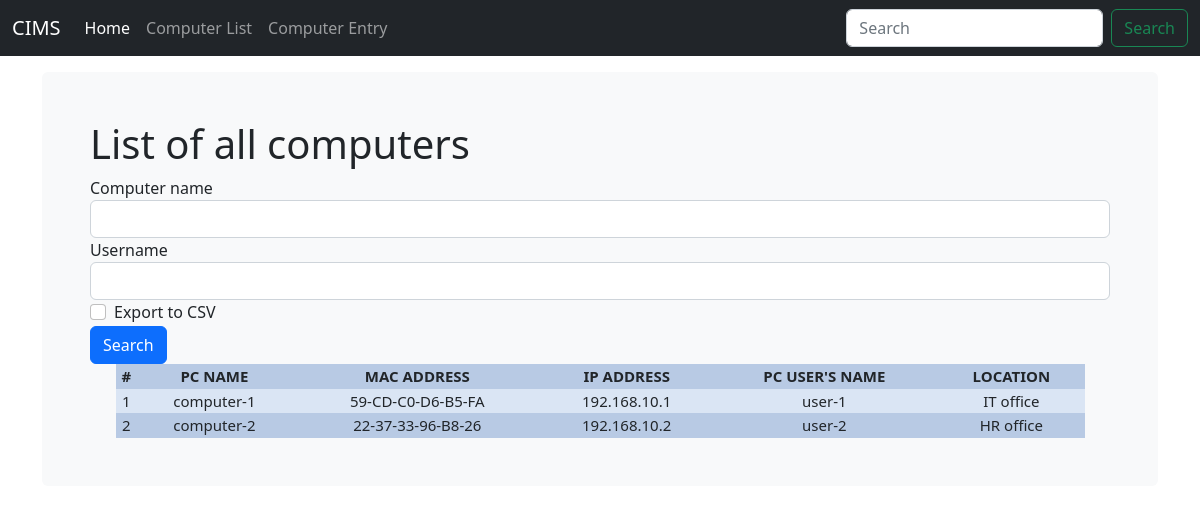
Before: /computer_list with the older database file.
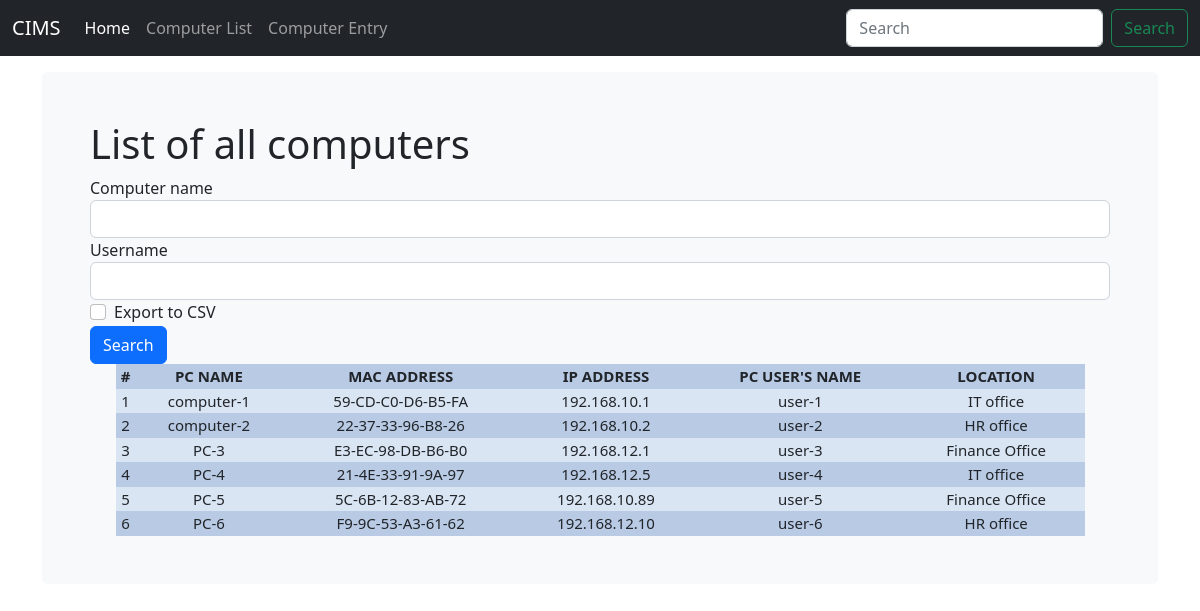
After: the same page with the newer database file.
### djangoapp/models.py (models this page shows, shortened)
class Computer(models.Model):
    computer_name = models.CharField(max_length = 50,blank=True)
    ip_address = models.CharField(max_length = 50,blank=True)
    MAC_address = models.CharField(max_length = 50,blank=True)
    username = models.CharField(max_length = 50, blank=True)
    location = models.CharField(max_length = 50,blank=True)
    purchase_date = models.DateField("Purchase date (mm/dd/yyyy)",auto_now_add = False , auto_now = False, blank = True, null=True)
    timestamp = models.DateField(auto_now_add = True , auto_now = False, blank = True)
    export_to_CSV = models.BooleanField(default=False)

### djangoapp/views.py (the view, shortened to what this page needs)
# urls.py: path('computer_list', views.computer_list, name='computer_list'),
def computer_list(request):
    title = 'List of all computers'
    queryset = Computer.objects.all()
    form = ComputerSearchForm(request.POST or None)
    context = {
        "title": title,
        "queryset": queryset,
        "form": form,
    }
    if request.method == 'POST':
        queryset = Computer.objects.all().order_by('timestamp').filter(computer_name__icontains=form['computer_name'].value() , username__icontains=form['username'].value())
    context = {
        "title": title,
        "queryset": queryset,
        "form": form,
    }
    return render(request , "computer_list.html", context)

### djangoapp/forms.py
class ComputerSearchForm(forms.ModelForm):
  class Meta:
    model = Computer
    fields = ['computer_name','username', 'export_to_CSV']

### djangoapp/templates/computer_list.html (shortened to what this page needs)
{% extends "base.html" %}
{% load crispy_forms_tags %}
        {% block content %}
    <form method="post" action="">
        {{form|crispy}}
    <input class="btn btn-primary" type="submit" value="Search">
    </form>
    <table>
        <tr>
            <th>#</th>
            <th>PC NAME</th>
            <th>MAC ADDRESS</th>
            <th>IP ADDRESS</th>
            <th>PC USER'S NAME</th>
            <th>LOCATION</th>
        </tr>
        {% for instance in queryset %}
        <tr>
            <td>{{forloop.counter}}</td>
            <td>{{instance.computer_name}}</td>
            <td>{{instance.MAC_address}}</td>
            <td>{{instance.ip_address}}</td>
            <td>{{instance.username}}</td>
            <td>{{instance.location}}</td>
        </tr>
        {% endfor %}
    </table>
    {% endblock %}

### djangoapp/templates/base.html (shortened to what this page needs)
{% load static %}
<!doctype html>
<html lang="en">
  <head>
<link href="{% static 'css/bootstrap.min.css' %}" rel="stylesheet">
    <link href="{% static 'css/stylesheet.css' %}" rel="stylesheet">
    <link href="{% static 'css/navbar-top-fixed.css' %}" rel="stylesheet">
<link href="{% static 'js/jquery-ui-1.13.2.custom/jquery-ui.min.css' %}" rel="stylesheet">
<link href="{% static 'js/jquery-ui-1.13.2.custom/jquery-ui.structure.min.css' %}" rel="stylesheet">
<link href="{% static 'js/jquery-ui-1.13.2.custom/jquery-ui.theme.min.css' %}" rel="stylesheet">
  </head>
  <body>
<nav class="navbar navbar-expand-md navbar-dark fixed-top bg-dark">
  <div class="container-fluid">
    <a class="navbar-brand" href="#">CIMS</a>
    <div class="collapse navbar-collapse" id="navbarCollapse">
      <ul class="navbar-nav me-auto mb-2 mb-md-0">
        <li class="nav-item">
          <a class="nav-link active" aria-current="page" href='/'>Home</a>
        </li>
        <li class="nav-item">
          <a class="nav-link" href="computer_list">Computer List</a>
        </li>
        <li class="nav-item">
          <a class="nav-link" href="computer_entry">Computer Entry</a>
        </li>
      </ul>
      <form class="d-flex" role="search">
        <input class="form-control me-2" type="search" placeholder="Search" aria-label="Search">
        <button class="btn btn-outline-success" type="submit">Search</button>
      </form>
    </div>
  </div>
</nav>
<main class="container">
  <div class="bg-light p-5 rounded">
    <h1>{{title}}</h1>
    {% block content %}
    {% endblock %}
  </div>
</main>
  </body>
</html>

### djangoapp/static/css/stylesheet.css (style rules this page uses)
table { font-size: 15px; width: 95%; margin: auto; text-align: center; }
table tr:nth-child(odd) { background: #b8cae4; }
table tr:nth-child(even) { background: #dae5f4; }

### djangoapp/static/css/navbar-top-fixed.css (style rules this page uses)
body { min-height: 75rem; padding-top: 4.5rem; }

Changed rows visible on the page:
added Computer: computer_name "PC-3", MAC_address "E3-EC-98-DB-B6-B0", ip_address "192.168.12.1", username "user-3", location "Finance Office"
added Computer: computer_name "PC-4", MAC_address "21-4E-33-91-9A-97", ip_address "192.168.12.5", username "user-4", location "IT office"
added Computer: computer_name "PC-5", MAC_address "5C-6B-12-83-AB-72", ip_address "192.168.10.89", username "user-5", location "Finance Office"
added Computer: computer_name "PC-6", MAC_address "F9-9C-53-A3-61-62", ip_address "192.168.12.10", username "user-6", location "HR office"
